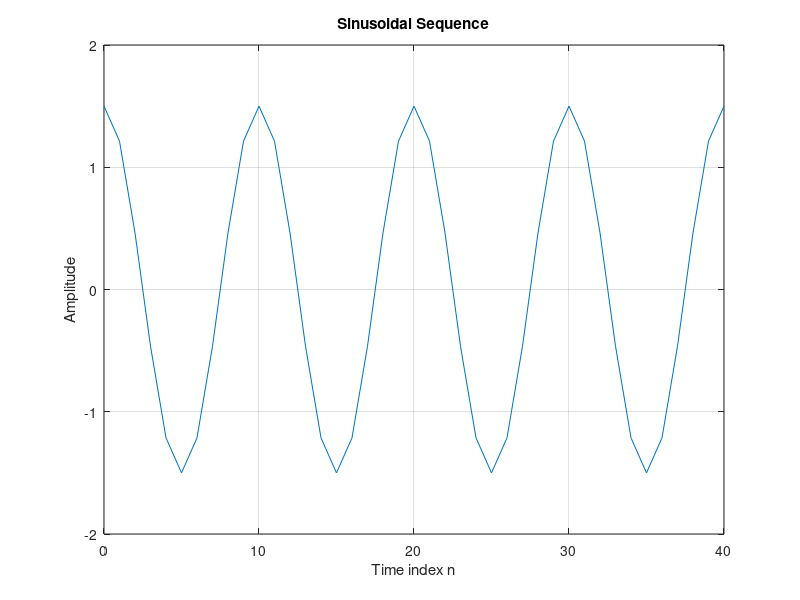

Source code (MATLAB):
% Program P1_4
% Generation of a sinusoidal sequence
n = 0:40;   
f = 0.1;            
phase = 0;          
A = 1.5;            
arg = 2*pi*f*n - phase; 
x = A*cos(arg);
clf;            % Clear old graph
plot(n,x);      % Plot the generated sequence
axis([0 40 -2 2]);
grid; 
title('Sinusoidal Sequence');
xlabel('Time index n');
ylabel('Amplitude');
axis;
